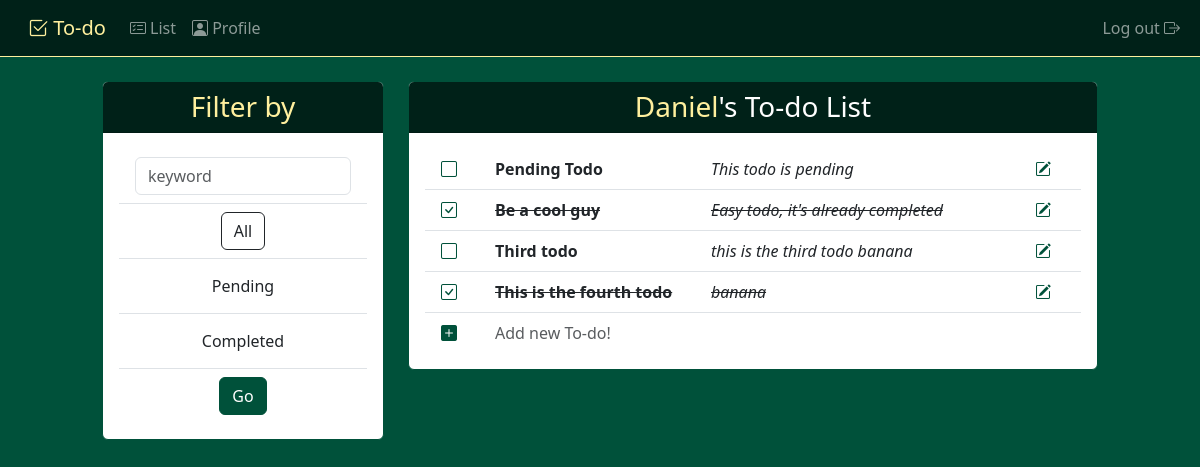
The app's page / (signed in) with its own data.
### core/models.py (models this page shows)
class Todo(models.Model):
    class TodoStatus(models.TextChoices):
        PENDING = 'P', _('Pending')
        COMPLETED = 'C', _('Completed')
    title = models.CharField(max_length=255, blank=False, null=False)
    user = models.ForeignKey(User, on_delete=models.CASCADE, null=False)
    notes = models.TextField(blank=True, default='')
    status = models.CharField(max_length=1, choices=TodoStatus, default=TodoStatus.PENDING, blank=False, null=False)

### core/views.py (the view)
# urls.py: path('', views.todo_list, name='todo_list'),
@login_required
def todo_list(request):
    todos = Todo.objects.filter(user=request.user)
    radio_input = request.GET.get('filter-options')
    if radio_input:
        if radio_input == 'pending':
            todos = todos.filter(status='P')
        elif radio_input == 'completed':
            todos = todos.filter(status='C')
    keyword_input = request.GET.get('keyword')
    if keyword_input:
        todos = todos.filter(notes__icontains=keyword_input).union(todos.filter(title__icontains=keyword_input))
    context = {'todos': todos}
    filter_text = ''
    if radio_input != 'all' and keyword_input:
        filter_text = radio_input + ', \"' + keyword_input + '\"'
    elif radio_input != 'all':
        filter_text = radio_input
    elif keyword_input:
        filter_text = '\"' + keyword_input + '\"'
    context['filter_text'] = filter_text
    return render(request, 'todo_list.html', context=context)

### core/templates/todo_list.html (shortened to what this page needs)
{% extends 'base.html' %}
{% block body %}
    <div class="row">
        <div class="col-3 offset-1 my-4">
            <div class="card">
                <h3 class="card-header text-center">
                    Filter by
                </h3>
                <div class="card-body">
                    <form action="" method="GET">
                        <ul class="list-group list-group-flush">
                            <li class="list-group-item">
                                <div class="d-flex justify-content-center">
                                    <input type="text" name="keyword" id="keyword" class="form-control" placeholder="keyword">
                                </div>
                            </li>
                            <li class="list-group-item">
                                <div class="d-flex justify-content-center">
                                    <label class="btn" for="all">All</label>
                                </div>
                            </li>
                            <li class="list-group-item justify-content-center">
                                <div class="d-flex justify-content-center">
                                    <label class="btn" for="pending">Pending</label>
                                </div>
                            </li>
                            <li class="list-group-item">
                                <div class="d-flex justify-content-center">
                                    <label class="btn" for="completed">Completed</label>
                                </div>
                            </li>
                            <li class="list-group-item">
                                <div class="d-flex justify-content-center">
                                    <input type="submit" class="btn btn-block btn-primary" value="Go">
                                </div>
                            </li>
                        </ul>
                    </form>
                </div>
            </div>
        </div>
        <div class="col-7 ml-8 my-4">
            <div class="card">
                <h3 class="card-header text-center">
                    {{ request.user.first_name }}<span style="color: white !important;">'s To-do List</span>
                </h3>
                <div class="card-body">
                    <ul class="list-group list-group-flush">
                        {% for todo in todos %}
                        <li class="list-group-item">
                            <div class="row {% if todo.status == 'C' %} text-decoration-line-through{% endif %}">
                                <div class="col-1">
                                    <a href="{% url 'core:change_todo_status' todo.id %}">
                                        {% if todo.status == 'C' %}
                                        <i class="bi bi-check-square primary-color"></i>
                                        {% else %}
                                        <i class="bi bi-square primary-color"></i>
                                        {% endif %}
                                    </a>
                                </div>
                                <div class="col-4 fw-bold text-truncate">
                                    {{ todo.title }}
                                </div>
                                <div class="col-6 text-truncate fst-italic">
                                    {{ todo.notes }}
                                </div>
                                <div class="col-1">
                                    <a href="{% url 'core:edit_todo_form' todo.id %}">
                                        <i class="bi bi-pencil-square primary-color"></i>
                                    </a>
                                </div>
                            </div>
                        </li>
                        {% endfor %}
                        <li class="list-group-item">
                            <div class="row">
                                <div class="col-1">
                                    <a href="{% url 'core:new_todo_form' %}">
                                        <i class="bi bi-plus-square-fill primary-color"></i>
                                    </a>
                                </div>
                                <div class="col-11 text-muted">
                                    Add new To-do!
                                </div>
                            </div>
                        </li>
                    </ul>
                </div>
            </div>
        </div>
    </div>
{% endblock %}

### records on screen
Todo: status "P" (drawn), title "Pending Todo", notes "This todo is pending"
Todo: status "C" (drawn), title "Be a cool guy", notes "Easy todo, it's already completed"
Todo: status "P" (drawn), title "Third todo", notes "this is the third todo banana"
Todo: status "C" (drawn), title "This is the fourth todo", notes "banana"

### other values on screen
{{ request.user.first_name }} "Daniel"
